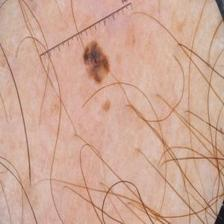
#> input picture data/test/Malignant/5814.jpg, 224 x 224 px; its folder holds only this picture in this run
$ python hair_removal.py
#> lines starting #> are read from the running program, lines starting #| are printed output that depends on the picture; after the words box and inside, x2 and y2 are one past the last pixel; in counts of white or black regions, pixels touching at a corner belong together
"""Removing the hair this way somewhat worked, but it made the image quality too bad
and lowered the performance this way. So it's not being used in the final model."""

import cv2
import os
from tqdm import tqdm

def remove_hair_from_image(image_path):
#> called with image_path = 'test/Malignant/5814.jpg'
    src = cv2.imread(image_path)
#> src is the input picture: shape (224, 224, 3); mean B, G, R 149.7, 167.6, 206.7
    grayScale = cv2.cvtColor(src, cv2.COLOR_RGB2GRAY)
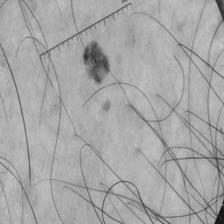
#> grayScale: shape (224, 224); min 11, max 200, mean 166.7
    kernel = cv2.getStructuringElement(cv2.MORPH_RECT, (17, 17))
    blackhat = cv2.morphologyEx(grayScale, cv2.MORPH_BLACKHAT, kernel)
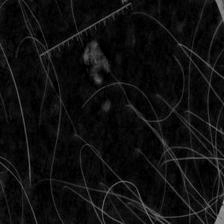
#> blackhat: shape (224, 224); min 0, max 159, mean 14.8
    _, thresh2 = cv2.threshold(blackhat, 20, 255, cv2.THRESH_BINARY)
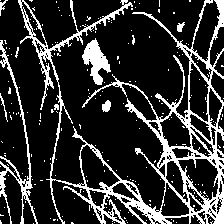
#> thresh2: shape (224, 224); 19.5% white; 213 white regions (203 under 20 px), largest, box (x1, y1, x2, y2) and area: (18, 0, 224, 224) 7541, (0, 40, 38, 224) 912, (82, 38, 111, 85) 643
    dst = cv2.inpaint(src, thresh2, 1, cv2.INPAINT_TELEA)
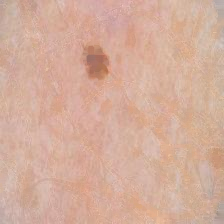
#> dst: shape (224, 224, 3); mean B, G, R 155.5, 173.3, 212.4

    return dst


def process_images_in_directory(input_dir, output_dir):
    if not os.path.exists(output_dir):
        os.makedirs(output_dir)

    for filename in tqdm(os.listdir(input_dir)):
        if filename.lower().endswith(('.png', '.jpg', '.jpeg')):
            input_path = os.path.join(input_dir, filename)
            output_path = os.path.join(output_dir, filename)
            processed_image = remove_hair_from_image(input_path)
            cv2.imwrite(output_path, processed_image)


if __name__ == "__main__":
    # Test Benign
    # input_directory = 'test/Benign'
    # output_directory = 'test/BenignHairRemoved'
    # Test Malignant
    input_directory = 'test/Malignant'
    output_directory = 'test/MalignantBenignHairRemoved'
    # [6 lines of commented-out code are left out]

    process_images_in_directory(input_directory, output_directory)
    print("Processing complete. Processed images are saved in:", output_directory)

$ run again, on data/test/Malignant/5942.jpg
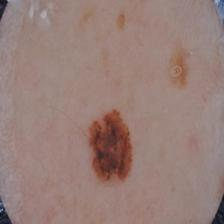
#> input picture data/test/Malignant/5942.jpg, 224 x 224 px
#> in remove_hair_from_image, src is the input picture: shape (224, 224, 3); mean B, G, R 120.5, 126.6, 152
#> in remove_hair_from_image, `grayScale = cv2.cvtColor(src, cv2.COLOR_RGB2GRAY)`:
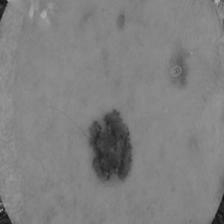
#> grayScale: shape (224, 224); min 13, max 180, mean 127.7
#> in remove_hair_from_image, `_, thresh2 = cv2.threshold(blackhat, 20, 255, cv2.THRESH_BINARY)`:
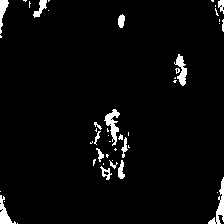
#> thresh2: shape (224, 224); 3.6% white; 46 white regions (29 under 20 px), largest, box (x1, y1, x2, y2) and area: (104, 109, 120, 146) 244, (208, 177, 224, 224) 240, (174, 54, 187, 86) 199

$ run again, on data/test/Malignant/5953.jpg
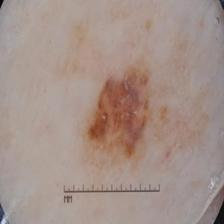
#> input picture data/test/Malignant/5953.jpg, 224 x 224 px
#> in remove_hair_from_image, src is the input picture: shape (224, 224, 3); mean B, G, R 136.9, 144.9, 164.3
#> in remove_hair_from_image, `grayScale = cv2.cvtColor(src, cv2.COLOR_RGB2GRAY)`:
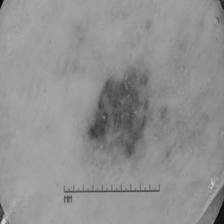
#> grayScale: shape (224, 224); min 4, max 221, mean 144.7
#> in remove_hair_from_image, `_, thresh2 = cv2.threshold(blackhat, 20, 255, cv2.THRESH_BINARY)`:
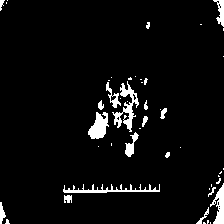
#> thresh2: shape (224, 224); 4.8% white; 47 white regions (29 under 20 px), largest, box (x1, y1, x2, y2) and area: (112, 81, 139, 132) 455, (63, 184, 160, 193) 367, (88, 112, 109, 139) 353

$ run again, on data/test/Malignant/6154.jpg
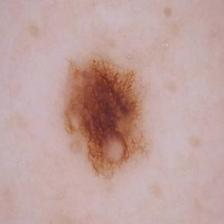
#> input picture data/test/Malignant/6154.jpg, 224 x 224 px
#> in remove_hair_from_image, src is the input picture: shape (224, 224, 3); mean B, G, R 157.4, 161, 192.1
#> in remove_hair_from_image, `grayScale = cv2.cvtColor(src, cv2.COLOR_RGB2GRAY)`:
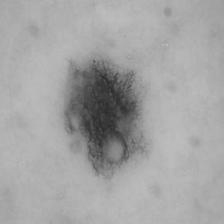
#> grayScale: shape (224, 224); min 41, max 190, mean 163.5
#> in remove_hair_from_image, `_, thresh2 = cv2.threshold(blackhat, 20, 255, cv2.THRESH_BINARY)`:
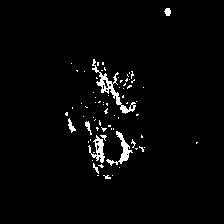
#> thresh2: shape (224, 224); 2.6% white; 72 white regions (65 under 20 px), largest, box (x1, y1, x2, y2) and area: (92, 59, 136, 114) 401, (106, 131, 133, 166) 232, (88, 135, 105, 163) 196

$ run again, on data/test/Malignant/5853.jpg
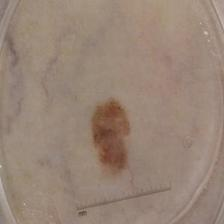
#> input picture data/test/Malignant/5853.jpg, 224 x 224 px
#> in remove_hair_from_image, src is the input picture: shape (224, 224, 3); mean B, G, R 118.2, 132.4, 152.1
#> in remove_hair_from_image, `_, thresh2 = cv2.threshold(blackhat, 20, 255, cv2.THRESH_BINARY)`:
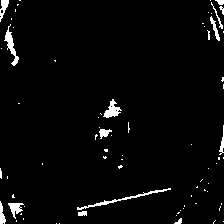
#> thresh2: shape (224, 224); 3% white; 73 white regions (59 under 20 px), largest, box (x1, y1, x2, y2) and area: (77, 188, 171, 210) 227, (4, 24, 19, 66) 194, (103, 99, 122, 118) 169
